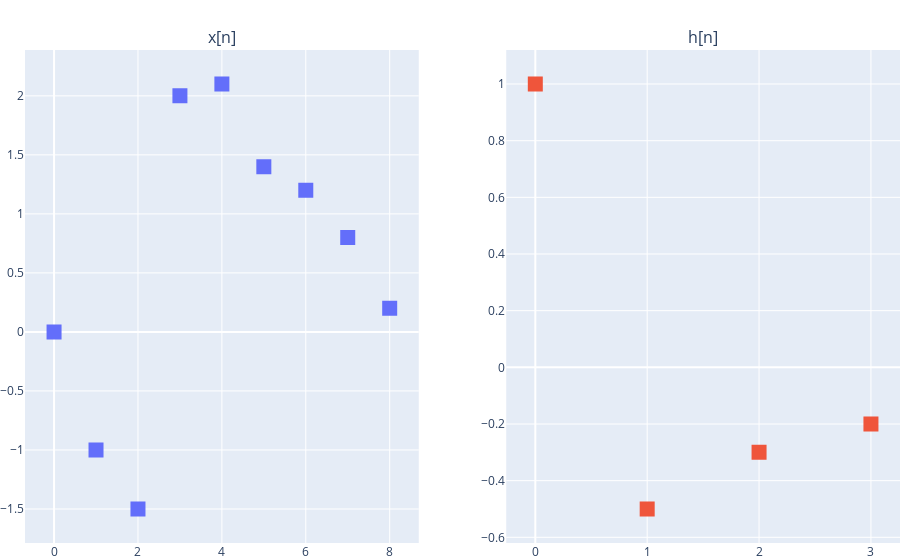

The cell this chart's notebook holds for it:
### Markdown cell above
This method of analyzing the process of convolution involves decomposing the input signal into impulses and passing them through the impulse response $h[n]$. To do this we look at each sample in the input signal and see how it affects the output. Each of the responses from the scaled and shifted impulses contribute to the final values of the points in the output signal $y[n]$. This particular viewpoint is useful in understanding how each sample in the input $x[n]$ affects many samples in the output signal $y[n]$  $^{[3]}$.

Let's say we have a 9 point input signal $x[n]$ and we want to convolve it with a 4 point impulse response $h[n]$:

### Code cell
x = np.array([0, -1, -1.5, 2, 2.1, 1.4, 1.2, 0.8, 0.2])
h = np.array([1, -0.5, -0.3, -0.2])
fig = make_subplots(rows=1, cols=2, subplot_titles=("x[n]", "h[n]"))
fig.add_trace(go.Scatter(x=np.array(range(len(x))), 
                         y=x,
                         marker=dict(size=15, symbol="square"),
                         mode="markers",
                         showlegend=False),
              row=1, col=1)
fig.add_trace(go.Scatter(x=np.array(range(len(h))), 
                         y=h, 
                         marker=dict(size=15, symbol="square"),
                         mode="markers",
                         showlegend=False),
              row=1, col=2)
fig.show()

### Figure 1 — Plotly figure (JSON) as saved in the notebook; plotly's stock layout.template omitted (floating-point values rounded to 4 significant figures)
{"data": [{"marker": {"size": 15, "symbol": "square"}, "mode": "markers", "showlegend": false, "type": "scatter", "x": [0, 1, 2, 3, 4, 5, 6, 7, 8], "xaxis": "x", "y": [0, -1, -1.5, 2, 2.1, 1.4, 1.2, 0.8, 0.2], "yaxis": "y"}, {"marker": {"size": 15, "symbol": "square"}, "mode": "markers", "showlegend": false, "type": "scatter", "x": [0, 1, 2, 3], "xaxis": "x2", "y": [1, -0.5, -0.3, -0.2], "yaxis": "y2"}], "layout": {"annotations": [{"font": {"size": 16}, "showarrow": false, "text": "x[n]", "x": 0.225, "xanchor": "center", "xref": "paper", "y": 1, "yanchor": "bottom", "yref": "paper"}, {"font": {"size": 16}, "showarrow": false, "text": "h[n]", "x": 0.775, "xanchor": "center", "xref": "paper", "y": 1, "yanchor": "bottom", "yref": "paper"}], "xaxis": {"anchor": "y", "domain": [0, 0.45]}, "xaxis2": {"anchor": "y2", "domain": [0.55, 1]}, "yaxis": {"anchor": "x", "domain": [0, 1]}, "yaxis2": {"anchor": "x2", "domain": [0, 1]}}}
